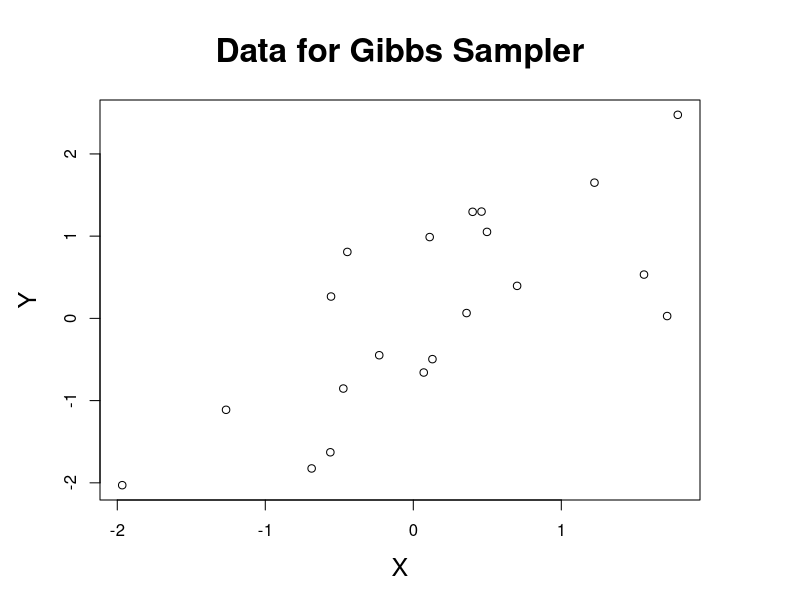
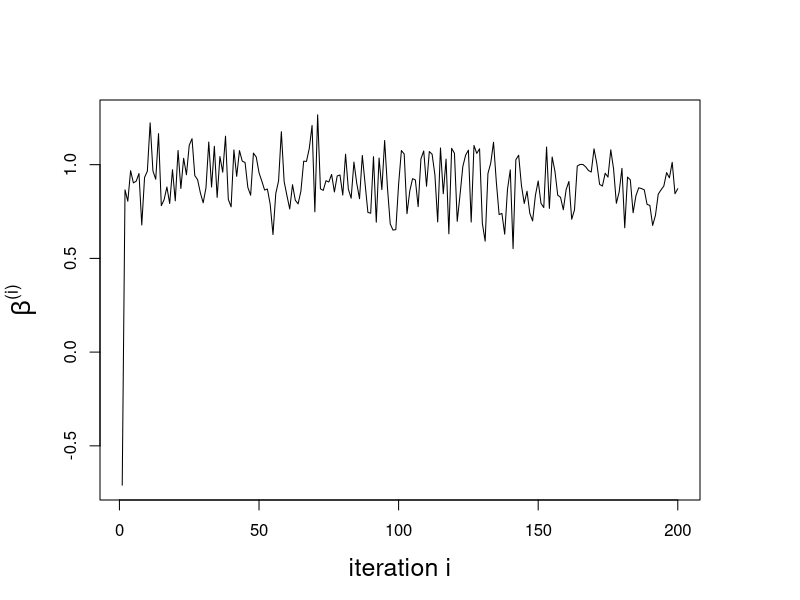

The R source for these figures, in order:
# Generate artificial data
beta.true <- 1
set.seed(123)
n <- 20
print(X <- rnorm(n))
print(Y <- beta.true * X + rnorm(n))
summary(lm(Y ~ X))
par(mai = c(1,1,1,1))
plot(X, Y, main = "Data for Gibbs Sampler", cex.main = 2,
   cex.lab = 1.5) # Fig. 14.2

# Set prior parameters
s2.pri <- 100
beta.pri <- 0
mu.pri <- 0.01
nu.pri <- 0.01

# Initialize tau
cur.tau <- 0.01

MCMC.data <- numeric(5000)
for (i in 1:5000){
# Use  current tau to generate conditional posterior of beta
   sb2.post <- 1/(1/s2.pri + cur.tau*sum(X^2))
   beta.post <- sb2.post*(beta.pri/s2.pri+ cur.tau*sum(X*Y))
# Draw beta from the current conditional posterior
   cur.beta <- rnorm(1, beta.post, sqrt(sb2.post))
# Use  current beta to generate conditional posterior of tau
   mu.post <- n + mu.pri
   nu.post <- (nu.pri + sum((Y-cur.beta*X)^2)) / 2
# Draw tau from the current conditional posterior
   cur.tau <- rgamma(1, shape = mu.post, rate = nu.post)
   MCMC.data[i] <- c(cur.beta)
}

burn.in <- 1000
beta.MCMC <- MCMC.data[-(1:burn.in)]
mean(beta.MCMC)

plot(1:200, MCMC.data[1:200], type = "l",
   ylab = expression(beta^"(i)"), cex.lab = 1.5,
   xlab = "iteration i")  # Fig.  14.3


